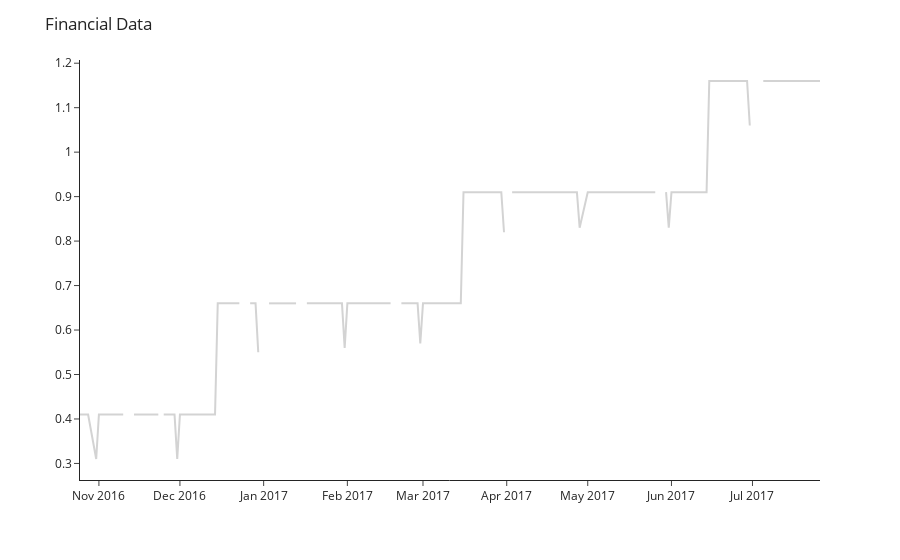

The code cell stored with this chart in its notebook:
### Markdown cell above
## Create DataFrame

### Code cell
df = pd.concat([treasury_yield_df,mortgate_data_df,snp_data_df,savings_df,unemployment_rate_df,cpi_df, ff_rate_df], axis=1)
df.sort_index(inplace=True)

t_df = df.iloc[1800:2000]
fig = px.line(height=400)
fig.add_scatter(y=t_df['EFFR'], x=t_df.index,
                marker=dict(size=20, color="lightgray"), name='actual')
fig.update_layout(template="simple_white", title="Financial Data")
fig.show()

### Figure 1 — Plotly figure (JSON) as saved in the notebook; plotly's stock layout.template omitted (floating-point values rounded to 4 significant figures; data arrays with more than 128 entries replaced by an {"elided": "..."} marker saying what was removed)
{"data": [{"hovertemplate": "<extra></extra>", "legendgroup": "", "line": {"color": "#636efa", "dash": "solid"}, "marker": {"symbol": "circle"}, "mode": "lines", "name": "", "orientation": "v", "showlegend": false, "type": "scatter", "xaxis": "x", "yaxis": "y"}, {"marker": {"color": "lightgray", "size": 20}, "name": "actual", "type": "scatter", "x": {"elided": "200 str values"}, "y": {"elided": "200 float values"}}], "layout": {"autosize": true, "legend": {"tracegroupgap": 0}, "margin": {"t": 60}, "title": {"text": "Financial Data"}, "xaxis": {"anchor": "y", "autorange": true, "domain": [0, 1], "range": ["2016-10-25", "2017-07-26"], "type": "date"}, "yaxis": {"anchor": "x", "autorange": true, "domain": [0, 1], "range": [0.2628, 1.207], "type": "linear"}}}
